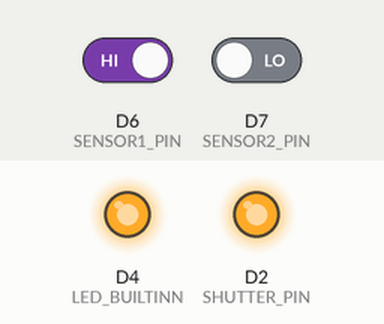
Simulated run of this sketch. Board: ESP8266 (NodeMCU). Shown: output pins drawn as LEDs (lit = HIGH). The inputs (shaded band) are chosen by the test bench; at power-on: D7 (SENSOR2_PIN) LOW, D6 (SENSOR1_PIN) HIGH. WiFi joins after 1.5 s; servers stay silent unless stated; what the sketch prints to the serial monitor is not drawn.

Above: at 7.7 s.
7.8 s: D7 (SENSOR2_PIN) driven HIGH
At 8.6 s:
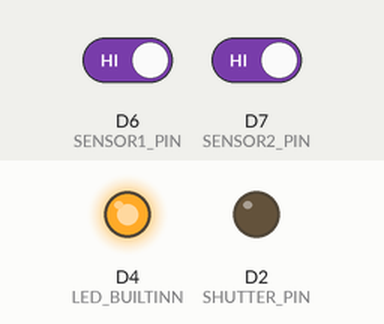
9.3 s: D7 (SENSOR2_PIN) driven LOW
At 9.7 s:
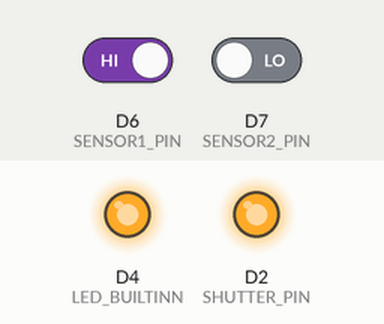
Timing chart, 0 to 12.3 s (numbered marks = the images above; inputs shaded):
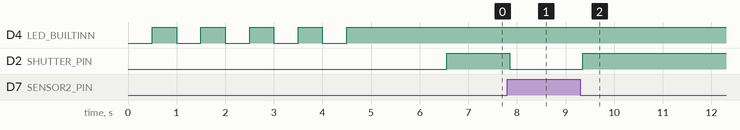

The sketch:

DSLR_REMOTE_CLIENT.ino
```cpp
#include <ESP8266WiFi.h>
#include <ESP8266HTTPClient.h>
#include <WiFiClient.h>

#define SERVER_SSID "DSLR_Remote"
#define SERVER_PASSWORD "12345678"
#define SERVER_IP "192.168.4.1"
#define SERVER_PORT 80

#define SENSOR1_PIN D6
#define SENSOR2_PIN D7
#define SHUTTER_PIN D2
#define LED_BUILTINN D4
#define SETTINGS_UPDATE_INTERVAL 30000
#define DEBOUNCE_DELAY 50

struct Settings {
  unsigned long pressDelay;
  unsigned long pressDuration;
  bool sensor1Inverted;
  bool sensor2Inverted;
} currentSettings;

unsigned long lastSettingsUpdate = 0;
bool lastSensor1State = HIGH;
bool lastSensor2State = HIGH;
unsigned long lastTriggerTime = 0;
bool shutterActive = false;

void setup() {
  Serial.begin(115200);
  pinMode(LED_BUILTINN, OUTPUT);
  pinMode(SENSOR1_PIN, INPUT_PULLUP);
  pinMode(SENSOR2_PIN, INPUT);
  pinMode(SHUTTER_PIN, OUTPUT);
  digitalWrite(SHUTTER_PIN, LOW);


  for(int i=0;i<5;i++){
  digitalWrite(LED_BUILTINN, LOW);
  delay(500);
  digitalWrite(LED_BUILTINN, HIGH);
  delay(500);
  }

  connectToWiFi();
}

void connectToWiFi() {
  WiFi.begin(SERVER_SSID, SERVER_PASSWORD);
  Serial.println("Connecting to WiFi...");
  while (WiFi.status() != WL_CONNECTED) {
    delay(500);
    Serial.print(".");
  }
  Serial.println("\nConnected!");
}

void updateSettings() {
  if (WiFi.status() != WL_CONNECTED) {
    connectToWiFi();
    return;
  }

  WiFiClient client;
  HTTPClient http;
  http.begin(client, "http://" SERVER_IP "/settings");

  int httpCode = http.GET();
  if (httpCode == HTTP_CODE_OK) {
    String payload = http.getString();
    parseSettings(payload);
    Serial.println("Settings updated");
  }
  http.end();
}

void parseSettings(String payload) {
  // Формат: delay=100&duration=100&s1inv=0&s2inv=1
  currentSettings.pressDelay = getValue(payload, "delay=", '&').toInt();
  currentSettings.pressDuration = getValue(payload, "duration=", '&').toInt();
  currentSettings.sensor1Inverted = getValue(payload, "s1inv=", '&').toInt() == 1;
  currentSettings.sensor2Inverted = getValue(payload, "s2inv=", '&').toInt() == 1;
}

String getValue(String data, String prefix, char separator) {
  int start = data.indexOf(prefix);
  if (start < 0) return "";
  start += prefix.length();
  int end = data.indexOf(separator, start);
  if (end < 0) end = data.length();
  return data.substring(start, end);
}

void triggerServerShutter() {
  if (WiFi.status() != WL_CONNECTED) return;

  WiFiClient client;
  HTTPClient http;
  http.begin(client, "http://" SERVER_IP "/trigger");
  http.GET();
  http.end();
}

void handleSensor(int pin, bool inverted, bool &lastState) {
  bool currentState = digitalRead(pin);
  if (inverted) currentState = !currentState;

  if (currentState != lastState) {
    delay(DEBOUNCE_DELAY); // Простая защита от дребезга
    currentState = digitalRead(pin);
    if (inverted) currentState = !currentState;

    if (currentState != lastState) {
      lastState = currentState;

      if (currentState == LOW) {
        // Нажатие сенсора
        digitalWrite(SHUTTER_PIN, HIGH);
        triggerServerShutter();
        Serial.println("Sensor activated - triggering");
      } else {
        // Отпускание сенсора
        digitalWrite(SHUTTER_PIN, LOW);
        Serial.println("Sensor released");
      }
    }
  }
}

void loop() {
  if (millis() - lastSettingsUpdate > SETTINGS_UPDATE_INTERVAL) {
    updateSettings();
    lastSettingsUpdate = millis();
  }

  handleSensor(SENSOR1_PIN, currentSettings.sensor1Inverted, lastSensor1State);
  handleSensor(SENSOR2_PIN, currentSettings.sensor2Inverted, lastSensor2State);

  delay(10);
}
```

Measured:
- after the input at 7.8 s, D2 (SHUTTER_PIN): HIGH → LOW after 0.05 s
- after the input at 9.3 s, D2 (SHUTTER_PIN): LOW → HIGH after 0.05 s
